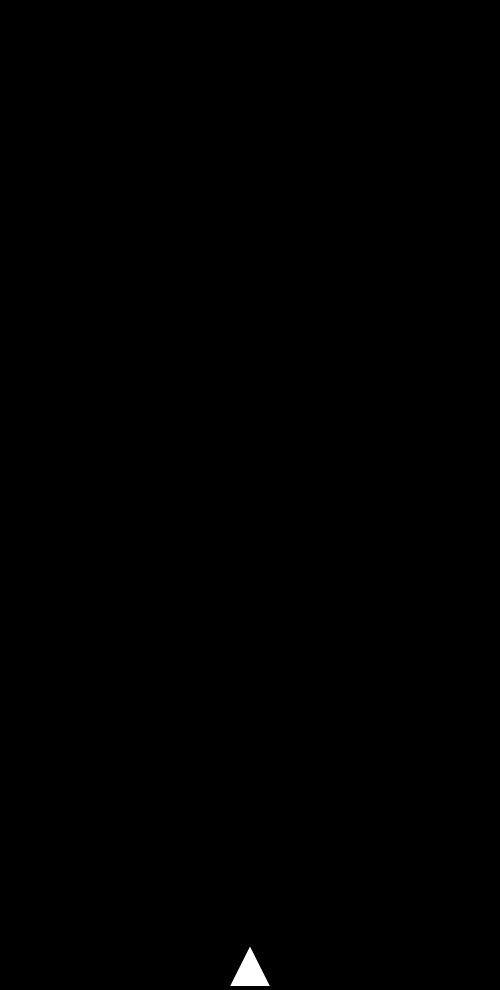
Frame 1 (no input)
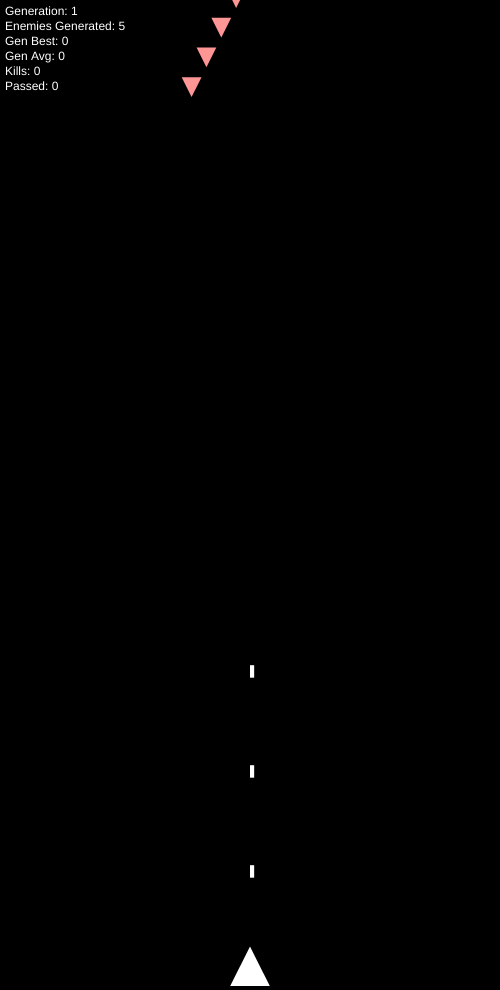
Frame 60 (no input)
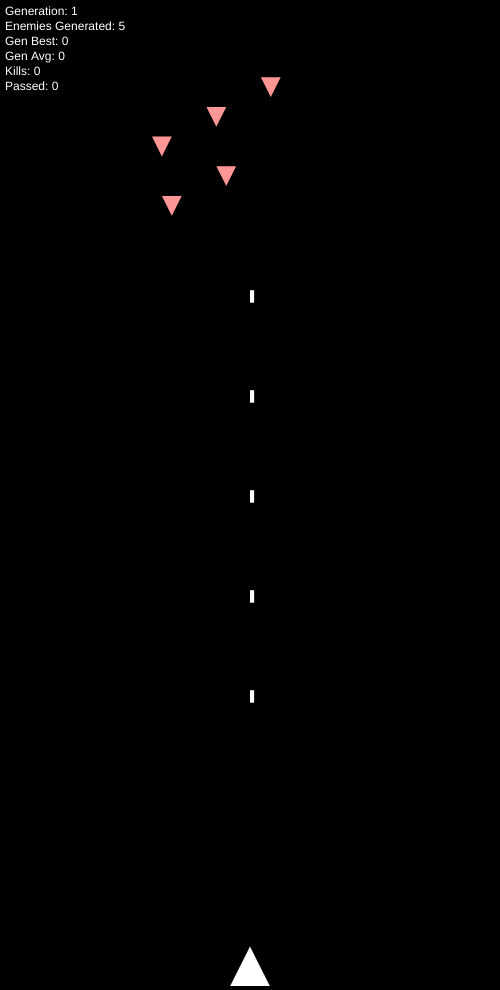
Frame 120 (the mouse pressed at the canvas centre since frame 60)

The p5.js sketch that drew these frames (run headless with seeded random() and noise() and a simulated clock; from frame 60 on, the mouse is pressed at the canvas centre):

// p5.js sketch
// ── sketch.js
let Player;

var bullets = [];

var enemies = [];
var oldEnemies = [];

var fireTime;
var fireTimeLimit;
var bulletAmount;

let enemyMaxPop;
let currentAliveEnemies;

let firstRound;
let oldEnCount;

let autoFire;

let enemiesGenerated;
let totalKills;
let totalPassed;
let generation;

let generationBest;
let generationAvg;

let timescale;

let fireFrameLimit;

let createNewGeneration;

let poolCalculated;

function setup() {
	createCanvas(500, window.innerHeight-10);
	frameRate(60);

	fireTime = 0;
	fireFrameLimit =15;
	
	bulletAmount = 5;
	currentAliveEnemies = 0;

	firstRound = true;

	generationBest =0;
	generationAvg = 0;

	

	enemiesGenerated = 0;
	totalKills = 0;
	totalPassed = 0;
	generation = 1;
	poolCalculated = false;
	createNewGeneration = true;
	Player = new player();

	//----------------------------------------------------//
	//Configure game parameters
	timescale = 1;
	autoFire = true;
	enemyMaxPop = 5;
	//----------------------------------------------------//
	
}

function draw() {
	background(0);
	fireTimeLimit = fireFrameLimit / timescale;
	text("Generation: " + generation, 5, 15);
	text("Enemies Generated: " + enemiesGenerated, 5, 30);
	text("Gen Best: "+ generationBest,5,45);
	text("Gen Avg: "+ generationAvg,5,60);
	text("Kills: " + totalKills, 5, 75);
	text("Passed: " + totalPassed, 5, 90);

	//key 79 = o
	if (keyIsDown(79)) {
		autoFire = true;
  	}

  	//key 80 = p
	if (keyIsDown(80)) {
		autoFire = false;
  	}

	//ENEMIES
	for (let i = enemies.length-1; i >= 0; i--){
		if(enemies[i].frameStart >= frameCount) continue;

		enemies[i].think();
		enemies[i].update();
		enemies[i].show();

		if(enemies[i].outOfScreenLR()) {
			enemies[i].calculateScore();
			oldEnemies.push(enemies[i]);
			enemies.splice(i, 1);
			continue;
		}

		if(enemies[i].outOfScreenB()) {
			enemies[i].calculateScore(1.0);
			oldEnemies.push(enemies[i]);
			enemies.splice(i, 1);
			totalPassed++;
		}
	}

	//PLAYER
	if(keyIsDown(37) && (Player.x-Player.w/2 > 0)) {
    	Player.left();
  	}

  	if (keyIsDown(39) && (Player.x+Player.w/2 < width)) {
  		Player.right();
  	}

  	fireTime++;
  	if(bullets.length < bulletAmount && fireTime > fireTimeLimit){
  		if(keyIsDown(32) || autoFire) {
  			Player.fire();
  			fireTime = 0;
  		}
  	}

	Player.show();

	//BULLETS
	for (let i = bullets.length-1; i >= 0; i--){
		bullets[i].update();
		bullets[i].show();
		
		if(bullets[i].outOfScreen()) {
			bullets.splice(i, 1);
			continue;
		}

		for(let j = enemies.length-1; j >= 0; j--) {
			if(bullets[i].hitted(enemies[j])) {
				bullets.splice(i, 1);

				enemies[j].calculateScore();
				oldEnemies.push(enemies[j]);
				enemies.splice(j, 1);

				totalKills++;

				break;
			}
		}
	}

	//Spawn enemy
	if(createNewGeneration) {
		//if(frameCount % 15 == 0){
		for(let i = 0; i < enemyMaxPop; i++) {
			let enem;
			if(firstRound){
				enem = new enemy();
			}else{
				enem = new enemy(poolSelection());
			}
			enem.frameStart = frameCount + ((15.0/timescale) * i);
			enemies.push(enem);

			enemiesGenerated++;
			currentAliveEnemies++;
		}

		createNewGeneration = false;

		oldEnemies = [];
		//}
	}else{
		if(enemies.length == 0){
			//New Generation
			firstRound = false;
			
			oldEnCount = oldEnemies.length;

			generation++;

			createNewGeneration = true;
			poolCalculated = false;
		}
	}
}

function distance(x1,y1,x2,y2){
	return Math.sqrt((x1-x2)*(x1-x2) + (y1-y2)*(y1-y2))
}

function poolSelection() {
	//https://en.wikipedia.org/wiki/Selection_(genetic_algorithm)
	if(!poolCalculated){
		let sum1 = 0;
		let sum2 = 0;

		for(let i = enemyMaxPop-1; i >= 0; i--) {
			sum1 += oldEnemies[i].score;
		}

		generationAvg = sum1 / enemyMaxPop;

		for(let i = enemyMaxPop-1; i >= 0; i--) {
			oldEnemies[i].score /= sum1;
		}

		oldEnemies.sort(function(a, b) {
	  		return b.score -a.score;
		});
		generationBest =  oldEnemies[0].score;

		for(let i = 0; i < enemyMaxPop-1; i++) {
			oldEnemies[i+1].score += oldEnemies[i].score;
			//console.log(oldEnemies[i].score) 
		}
		//console.log(oldEnemies[enemyMaxPop-1].score);

		poolCalculated = true;
	}
	let rand = random(1);

	for(let i = 0; i < enemyMaxPop-1; i++) {
		if(oldEnemies[i].score >= rand) return  oldEnemies[i].brain;
	}

	//never gonna return null...just in case
	return null;
}

function maxOfArray(array) {
	let maxIndex = 0;
	for(let i = 0; i < array.length; i++) {
		if(array[maxIndex] < array[i]) maxIndex = i;
	}
	return maxIndex;
}
// ── enemy.js
function mutate(x) {
  if (random(1) < 0.1) {
    let offset = randomGaussian() * 0.5;
    let newx = x + offset;
    return newx;
  } else {
    return x;
  }
}

function enemy(brain) {
	this.h = height/50;
	this.w = this.h;

	this.x = width/2;
  this.y = -this.h*2;

	this.speedY = this.h/10;
  this.constSpeedX = this.w/10/2;
  this.speedX = 0;

  this.score = 0;

  this.frameStart;

  if (brain instanceof NeuralNetwork) {
    this.brain = brain.copy();
    this.brain.mutate(mutate);
  } else {
    this.brain = new NeuralNetwork(14, 25, 3);
  }

  this.timescale = timescale;

  this.copy = function() {
    return new enemy(this.brain);
  }

  this.think = function() {
    let inputs = [];


    for(var i in bullets){
	    //bullet i x,y
	    if(bullets[i] != null) inputs[i*2 +0] = bullets[i].x/width;
	    else inputs[i*2 +0] = -1;

	    if(bullets[i] != null) inputs[i*2+1] = bullets[i].y/height;
	    else inputs[i*2+1] = -1;
	}

    //this x,y
    inputs[10] = this.x/width;
    inputs[11] = this.y/height;

    //player x,y
    inputs[12] = Player.x/width;
    inputs[13] = Player.y/height;

    let action = this.brain.predict(inputs);

    let max = maxOfArray(action);
    if(max == 0) {
      this.turnLeft();
    }else if(max == 1) {
      this.turnRight();
    } else {
      this.Strait();
    }

  }
  this.calculateScore = function(extraPoints = 0){
  	var scoreScreenProgress = this.y/height;
  	var scorePlayerDist = 1.0 / distance(this.x,this.y,Player.x,Player.y); 
  	this.score =  scoreScreenProgress + extraPoints;
  }

  this.show = function() {
    noStroke();
    fill(255, 150, 150);
    triangle(this.x-this.w/2, this.y, this.x, this.y+this.h, this.x+this.w/2, this.y);
  }

  this.update = function() {
    this.y += this.speedY * timescale;
    this.x += this.speedX * timescale;
  }

  this.outOfScreenLR = function() {
    if(this.x-this.w/2 > width || this.x+this.w/2 < 0){
      return true;
    }
    return false;
  }

  this.outOfScreenB = function() {
    if(this.y > height > 0){
      return true;
    }
    return false;
  }

  this.turnLeft = function() {
    this.speedX = -this.constSpeedX;
  }

  this.turnRight = function() {
    this.speedX = this.constSpeedX;
  }

  this.Strait = function() {
    this.speedX = 0;
  }
  
}
// ── matrix.js
class Matrix {
  constructor(rows, cols) {
    this.rows = rows;
    this.cols = cols;
    this.data = Array(this.rows).fill().map(() => Array(this.cols).fill(0));
  }

  copy() {
    let m = new Matrix(this.rows, this.cols);
    for (let i = 0; i < this.rows; i++) {
      for (let j = 0; j < this.cols; j++) {
        m.data[i][j] = this.data[i][j];
      }
    }
    return m;
  }

  static fromArray(arr) {
    return new Matrix(arr.length, 1).map((e, i) => arr[i]);
  }

  static subtract(a, b) {
    if (a.rows !== b.rows || a.cols !== b.cols) {
      console.log('Columns and Rows of A must match Columns and Rows of B.');
      return;
    }

    // Return a new Matrix a-b
    return new Matrix(a.rows, a.cols)
      .map((_, i, j) => a.data[i][j] - b.data[i][j]);
  }

  toArray() {
    let arr = [];
    for (let i = 0; i < this.rows; i++) {
      for (let j = 0; j < this.cols; j++) {
        arr.push(this.data[i][j]);
      }
    }
    return arr;
  }

  randomize() {
    return this.map(e => Math.random() * 2 - 1);
  }

  add(n) {
    if (n instanceof Matrix) {
      if (this.rows !== n.rows || this.cols !== n.cols) {
        console.log('Columns and Rows of A must match Columns and Rows of B.');
        return;
      }
      return this.map((e, i, j) => e + n.data[i][j]);
    } else {
      return this.map(e => e + n);
    }
  }

  static transpose(matrix) {
    return new Matrix(matrix.cols, matrix.rows)
      .map((_, i, j) => matrix.data[j][i]);
  }

  static multiply(a, b) {
    // Matrix product
    if (a.cols !== b.rows) {
      console.log('Columns of A must match rows of B.');
      return;
    }

    return new Matrix(a.rows, b.cols)
      .map((e, i, j) => {
        // Dot product of values in col
        let sum = 0;
        for (let k = 0; k < a.cols; k++) {
          sum += a.data[i][k] * b.data[k][j];
        }
        return sum;
      });
  }

  multiply(n) {
    if (n instanceof Matrix) {
      if (this.rows !== n.rows || this.cols !== n.cols) {
        console.log('Columns and Rows of A must match Columns and Rows of B.');
        return;
      }

      // hadamard product
      return this.map((e, i, j) => e * n.data[i][j]);
    } else {
      // Scalar product
      return this.map(e => e * n);
    }
  }

  map(func) {
    // Apply a function to every element of matrix
    for (let i = 0; i < this.rows; i++) {
      for (let j = 0; j < this.cols; j++) {
        let val = this.data[i][j];
        this.data[i][j] = func(val, i, j);
      }
    }
    return this;
  }

  static map(matrix, func) {
    // Apply a function to every element of matrix
    return new Matrix(matrix.rows, matrix.cols)
      .map((e, i, j) => func(matrix.data[i][j], i, j));
  }

  print() {
    console.table(this.data);
    return this;
  }

  serialize() {
    return JSON.stringify(this);
  }

  static deserialize(data) {
    if (typeof data == 'string') {
      data = JSON.parse(data);
    }
    let matrix = new Matrix(data.rows, data.cols);
    matrix.data = data.data;
    return matrix;
  }
}

if (typeof module !== 'undefined') {
  module.exports = Matrix;
}
// ── nn.js
// Other techniques for learning

class ActivationFunction {
  constructor(func, dfunc) {
    this.func = func;
    this.dfunc = dfunc;
  }
}

let sigmoid = new ActivationFunction(
  x => 1 / (1 + Math.exp(-x)),
  y => y * (1 - y)
);

let tanh = new ActivationFunction(
  x => Math.tanh(x),
  y => 1 - (y * y)
);


class NeuralNetwork {
  /*
  * if first argument is a NeuralNetwork the constructor clones it
  * USAGE: cloned_nn = new NeuralNetwork(to_clone_nn);
  */
  constructor(in_nodes, hid_nodes, out_nodes) {
    if (in_nodes instanceof NeuralNetwork) {
      let a = in_nodes;
      this.input_nodes = a.input_nodes;
      this.hidden_nodes = a.hidden_nodes;
      this.output_nodes = a.output_nodes;

      this.weights_ih = a.weights_ih.copy();
      this.weights_ho = a.weights_ho.copy();

      this.bias_h = a.bias_h.copy();
      this.bias_o = a.bias_o.copy();
    } else {
      this.input_nodes = in_nodes;
      this.hidden_nodes = hid_nodes;
      this.output_nodes = out_nodes;

      this.weights_ih = new Matrix(this.hidden_nodes, this.input_nodes);
      this.weights_ho = new Matrix(this.output_nodes, this.hidden_nodes);
      this.weights_ih.randomize();
      this.weights_ho.randomize();

      this.bias_h = new Matrix(this.hidden_nodes, 1);
      this.bias_o = new Matrix(this.output_nodes, 1);
      this.bias_h.randomize();
      this.bias_o.randomize();
    }

    // TODO: copy these as well
    this.setLearningRate();
    this.setActivationFunction();


  }

  predict(input_array) {

    // Generating the Hidden Outputs
    let inputs = Matrix.fromArray(input_array);
    let hidden = Matrix.multiply(this.weights_ih, inputs);
    hidden.add(this.bias_h);
    // activation function!
    hidden.map(this.activation_function.func);

    // Generating the output's output!
    let output = Matrix.multiply(this.weights_ho, hidden);
    output.add(this.bias_o);
    output.map(this.activation_function.func);

    // Sending back to the caller!
    return output.toArray();
  }

  setLearningRate(learning_rate = 0.1) {
    this.learning_rate = learning_rate;
  }

  setActivationFunction(func = sigmoid) {
    this.activation_function = func;
  }

  train(input_array, target_array) {
    // Generating the Hidden Outputs
    let inputs = Matrix.fromArray(input_array);
    let hidden = Matrix.multiply(this.weights_ih, inputs);
    hidden.add(this.bias_h);
    // activation function!
    hidden.map(this.activation_function.func);

    // Generating the output's output!
    let outputs = Matrix.multiply(this.weights_ho, hidden);
    outputs.add(this.bias_o);
    outputs.map(this.activation_function.func);

    // Convert array to matrix object
    let targets = Matrix.fromArray(target_array);

    // Calculate the error
    // ERROR = TARGETS - OUTPUTS
    let output_errors = Matrix.subtract(targets, outputs);

    // let gradient = outputs * (1 - outputs);
    // Calculate gradient
    let gradients = Matrix.map(outputs, this.activation_function.dfunc);
    gradients.multiply(output_errors);
    gradients.multiply(this.learning_rate);


    // Calculate deltas
    let hidden_T = Matrix.transpose(hidden);
    let weight_ho_deltas = Matrix.multiply(gradients, hidden_T);

    // Adjust the weights by deltas
    this.weights_ho.add(weight_ho_deltas);
    // Adjust the bias by its deltas (which is just the gradients)
    this.bias_o.add(gradients);

    // Calculate the hidden layer errors
    let who_t = Matrix.transpose(this.weights_ho);
    let hidden_errors = Matrix.multiply(who_t, output_errors);

    // Calculate hidden gradient
    let hidden_gradient = Matrix.map(hidden, this.activation_function.dfunc);
    hidden_gradient.multiply(hidden_errors);
    hidden_gradient.multiply(this.learning_rate);

    // Calcuate input->hidden deltas
    let inputs_T = Matrix.transpose(inputs);
    let weight_ih_deltas = Matrix.multiply(hidden_gradient, inputs_T);

    this.weights_ih.add(weight_ih_deltas);
    // Adjust the bias by its deltas (which is just the gradients)
    this.bias_h.add(hidden_gradient);

    // outputs.print();
    // targets.print();
    // error.print();
  }

  serialize() {
    return JSON.stringify(this);
  }

  static deserialize(data) {
    if (typeof data == 'string') {
      data = JSON.parse(data);
    }
    let nn = new NeuralNetwork(data.input_nodes, data.hidden_nodes, data.output_nodes);
    nn.weights_ih = Matrix.deserialize(data.weights_ih);
    nn.weights_ho = Matrix.deserialize(data.weights_ho);
    nn.bias_h = Matrix.deserialize(data.bias_h);
    nn.bias_o = Matrix.deserialize(data.bias_o);
    nn.learning_rate = data.learning_rate;
    return nn;
  }


  // Adding function for neuro-evolution
  copy() {
    return new NeuralNetwork(this);
  }

  // Accept an arbitrary function for mutation
  mutate(func) {
    this.weights_ih.map(func);
    this.weights_ho.map(func);
    this.bias_h.map(func);
    this.bias_o.map(func);
  }



}
// ── player.js
function player() {
	this.h = height/25;
	this.w = this.h;

	this.x = width/2;
	this.y = height - this.h/10;

	this.speed = (this.w/5);
	this.show = function() {
    	noStroke();
    	fill(255, 255, 255);
    	triangle(this.x-this.w/2, this.y, this.x, this.y-this.h, this.x+this.w/2, this.y);
  	}

  	this.left = function() {
		this.x -= this.speed * timescale;
  	}

  	this.right = function() {
  		this.x += this.speed * timescale;
  	}

  	this.fire = function() {
  		bullets.push(new bullet(this.x, this.y-this.h));
  	}
}

function bullet(x, y) {
	this.h = width/40;
	this.w = this.h/3;

	this.x = x;
	this.y = y;

	this.speed = this.h/2;

	this.show = function() {
		noStroke();
    	fill(255, 255, 255);
    	rect(this.x, this.y, this.w, this.h);
	}

	this.update = function() {
		this.y -= this.speed * timescale;
	}

	this.outOfScreen = function() {
		if(this.y < 0){
			return true;
		}
		return false;
	}


	this.hitted = function(ene) {
	    if( ((ene.x + (ene.w/2)) > (this.x - (this.w/2)) && (ene.x - (ene.w/2)) < (this.x + (this.w/2))) && ((ene.y + (ene.h/2)) > (this.y - (this.h/2)) && (ene.y - (ene.h/2)) < (this.y + (this.h/2))) ){
	        return true;
		}
	    return false;
	}
}
